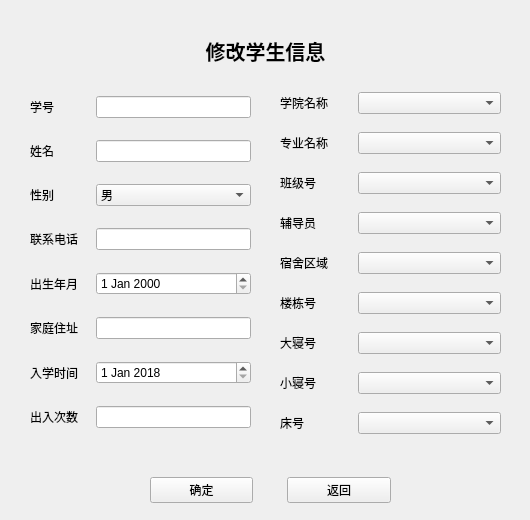
<?xml version="1.0" encoding="UTF-8"?>
<ui version="4.0">
 <class>Admin_ModifyArchive</class>
 <widget class="QWidget" name="Admin_ModifyArchive">
  <property name="geometry">
   <rect>
    <x>0</x>
    <y>0</y>
    <width>530</width>
    <height>520</height>
   </rect>
  </property>
  <property name="windowTitle">
   <string>Form</string>
  </property>
  <widget class="QWidget" name="widget_3" native="true">
   <property name="geometry">
    <rect>
     <x>30</x>
     <y>80</y>
     <width>221</width>
     <height>370</height>
    </rect>
   </property>
   <property name="sizePolicy">
    <sizepolicy hsizetype="Preferred" vsizetype="Fixed">
     <horstretch>0</horstretch>
     <verstretch>0</verstretch>
    </sizepolicy>
   </property>
   <layout class="QGridLayout" name="gridLayout_2">
    <item row="1" column="0">
     <widget class="QLabel" name="label_3">
      <property name="text">
       <string>姓名</string>
      </property>
     </widget>
    </item>
    <item row="2" column="0" colspan="2">
     <widget class="QLabel" name="label_5">
      <property name="text">
       <string>性别</string>
      </property>
     </widget>
    </item>
    <item row="3" column="0" colspan="3">
     <widget class="QLabel" name="label_6">
      <property name="text">
       <string>联系电话</string>
      </property>
     </widget>
    </item>
    <item row="3" column="3">
     <widget class="QLineEdit" name="lineEdit_phone"/>
    </item>
    <item row="4" column="0" colspan="2">
     <widget class="QLabel" name="label_4">
      <property name="text">
       <string>出生年月</string>
      </property>
     </widget>
    </item>
    <item row="5" column="0">
     <widget class="QLabel" name="label_7">
      <property name="text">
       <string>家庭住址</string>
      </property>
     </widget>
    </item>
    <item row="6" column="0" colspan="2">
     <widget class="QLabel" name="label_8">
      <property name="text">
       <string>入学时间</string>
      </property>
     </widget>
    </item>
    <item row="7" column="0" colspan="3">
     <widget class="QLabel" name="label_18">
      <property name="text">
       <string>出入次数</string>
      </property>
     </widget>
    </item>
    <item row="7" column="3">
     <widget class="QLineEdit" name="lineEdit_num"/>
    </item>
    <item row="0" column="0">
     <widget class="QLabel" name="label_2">
      <property name="text">
       <string>学号</string>
      </property>
     </widget>
    </item>
    <item row="6" column="3">
     <widget class="QDateEdit" name="dateEdit_2">
      <property name="dateTime">
       <datetime>
        <hour>0</hour>
        <minute>0</minute>
        <second>0</second>
        <year>2018</year>
        <month>1</month>
        <day>1</day>
       </datetime>
      </property>
     </widget>
    </item>
    <item row="5" column="3">
     <widget class="QLineEdit" name="lineEdit_address"/>
    </item>
    <item row="4" column="3">
     <widget class="QDateEdit" name="dateEdit"/>
    </item>
    <item row="2" column="3">
     <widget class="QComboBox" name="comboBox">
      <item>
       <property name="text">
        <string>男</string>
       </property>
      </item>
      <item>
       <property name="text">
        <string>女</string>
       </property>
      </item>
     </widget>
    </item>
    <item row="1" column="3">
     <widget class="QLineEdit" name="lineEdit_name"/>
    </item>
    <item row="0" column="3">
     <widget class="QLineEdit" name="lineEdit_id"/>
    </item>
   </layout>
  </widget>
  <widget class="QWidget" name="widget" native="true">
   <property name="geometry">
    <rect>
     <x>40</x>
     <y>470</y>
     <width>351</width>
     <height>41</height>
    </rect>
   </property>
   <layout class="QHBoxLayout" name="horizontalLayout">
    <item>
     <widget class="QLabel" name="label_result">
      <property name="text">
       <string/>
      </property>
      <property name="alignment">
       <set>Qt::AlignRight|Qt::AlignTrailing|Qt::AlignVCenter</set>
      </property>
     </widget>
    </item>
    <item>
     <widget class="QPushButton" name="pushButton">
      <property name="text">
       <string>确定</string>
      </property>
     </widget>
    </item>
    <item>
     <spacer name="horizontalSpacer">
      <property name="orientation">
       <enum>Qt::Horizontal</enum>
      </property>
      <property name="sizeType">
       <enum>QSizePolicy::Fixed</enum>
      </property>
      <property name="sizeHint" stdset="0">
       <size>
        <width>28</width>
        <height>20</height>
       </size>
      </property>
     </spacer>
    </item>
    <item>
     <widget class="QPushButton" name="pushButton_2">
      <property name="text">
       <string>返回</string>
      </property>
     </widget>
    </item>
   </layout>
  </widget>
  <widget class="QWidget" name="widget_2" native="true">
   <property name="geometry">
    <rect>
     <x>280</x>
     <y>80</y>
     <width>221</width>
     <height>371</height>
    </rect>
   </property>
   <property name="sizePolicy">
    <sizepolicy hsizetype="Preferred" vsizetype="Fixed">
     <horstretch>0</horstretch>
     <verstretch>0</verstretch>
    </sizepolicy>
   </property>
   <layout class="QGridLayout" name="gridLayout">
    <item row="6" column="0">
     <widget class="QLabel" name="label_15">
      <property name="text">
       <string>大寝号</string>
      </property>
     </widget>
    </item>
    <item row="5" column="1" colspan="2">
     <widget class="QComboBox" name="comboBox_dorm2"/>
    </item>
    <item row="3" column="1" colspan="2">
     <widget class="QComboBox" name="comboBox_dean4"/>
    </item>
    <item row="4" column="1" colspan="2">
     <widget class="QComboBox" name="comboBox_dorm"/>
    </item>
    <item row="1" column="1" colspan="2">
     <widget class="QComboBox" name="comboBox_dean2"/>
    </item>
    <item row="6" column="1" colspan="2">
     <widget class="QComboBox" name="comboBox_dorm3"/>
    </item>
    <item row="4" column="0">
     <widget class="QLabel" name="label_13">
      <property name="text">
       <string>宿舍区域</string>
      </property>
     </widget>
    </item>
    <item row="8" column="0">
     <widget class="QLabel" name="label_17">
      <property name="text">
       <string>床号</string>
      </property>
     </widget>
    </item>
    <item row="2" column="1" colspan="2">
     <widget class="QComboBox" name="comboBox_dean3"/>
    </item>
    <item row="7" column="0">
     <widget class="QLabel" name="label_16">
      <property name="text">
       <string>小寝号</string>
      </property>
     </widget>
    </item>
    <item row="5" column="0">
     <widget class="QLabel" name="label_14">
      <property name="text">
       <string>楼栋号</string>
      </property>
     </widget>
    </item>
    <item row="1" column="0">
     <widget class="QLabel" name="label_10">
      <property name="text">
       <string>专业名称</string>
      </property>
     </widget>
    </item>
    <item row="7" column="1" colspan="2">
     <widget class="QComboBox" name="comboBox_dorm4"/>
    </item>
    <item row="0" column="1" colspan="2">
     <widget class="QComboBox" name="comboBox_dean"/>
    </item>
    <item row="3" column="0">
     <widget class="QLabel" name="label_12">
      <property name="text">
       <string>辅导员</string>
      </property>
     </widget>
    </item>
    <item row="8" column="1" colspan="2">
     <widget class="QComboBox" name="comboBox_dorm5"/>
    </item>
    <item row="2" column="0">
     <widget class="QLabel" name="label_11">
      <property name="text">
       <string>班级号</string>
      </property>
     </widget>
    </item>
    <item row="0" column="0">
     <widget class="QLabel" name="label_9">
      <property name="text">
       <string>学院名称</string>
      </property>
     </widget>
    </item>
   </layout>
  </widget>
  <widget class="QLabel" name="label">
   <property name="geometry">
    <rect>
     <x>190</x>
     <y>30</y>
     <width>151</width>
     <height>41</height>
    </rect>
   </property>
   <property name="font">
    <font>
     <pointsize>15</pointsize>
     <weight>75</weight>
     <bold>true</bold>
    </font>
   </property>
   <property name="lineWidth">
    <number>1</number>
   </property>
   <property name="midLineWidth">
    <number>0</number>
   </property>
   <property name="text">
    <string>修改学生信息</string>
   </property>
   <property name="textFormat">
    <enum>Qt::AutoText</enum>
   </property>
   <property name="alignment">
    <set>Qt::AlignCenter</set>
   </property>
   <property name="margin">
    <number>0</number>
   </property>
   <property name="indent">
    <number>-1</number>
   </property>
  </widget>
 </widget>
 <resources/>
 <connections/>
</ui>
